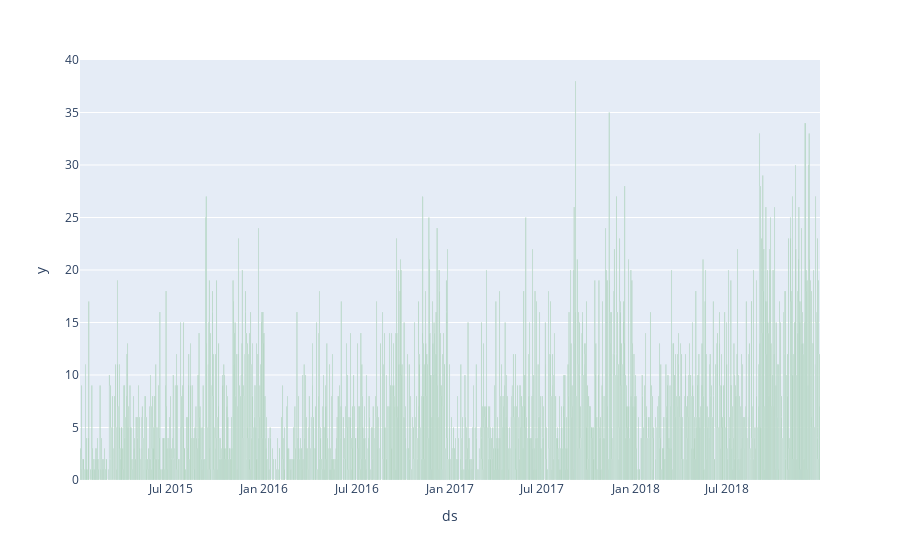

Write notebook code for a chart like this one.
### Code cell
fig = px.bar(df, x='ds', y='y')
fig.update_traces(marker_color='green')
fig.show()

### Figure 1 — Plotly figure (JSON) as saved in the notebook; plotly's stock layout.template omitted (floating-point values rounded to 4 significant figures; data arrays with more than 128 entries replaced by an {"elided": "..."} marker saying what was removed)
{"data": [{"hovertemplate": "ds=%{x}<br>y=%{y}<extra></extra>", "legendgroup": "", "marker": {"color": "green", "pattern": {"shape": ""}}, "name": "", "orientation": "v", "showlegend": false, "textposition": "auto", "type": "bar", "x": {"elided": "1230 str values"}, "xaxis": "x", "y": {"elided": "1230 int values"}, "yaxis": "y"}], "layout": {"barmode": "relative", "legend": {"tracegroupgap": 0}, "margin": {"t": 60}, "xaxis": {"anchor": "y", "domain": [0, 1], "title": {"text": "ds"}}, "yaxis": {"anchor": "x", "domain": [0, 1], "title": {"text": "y"}}}}
